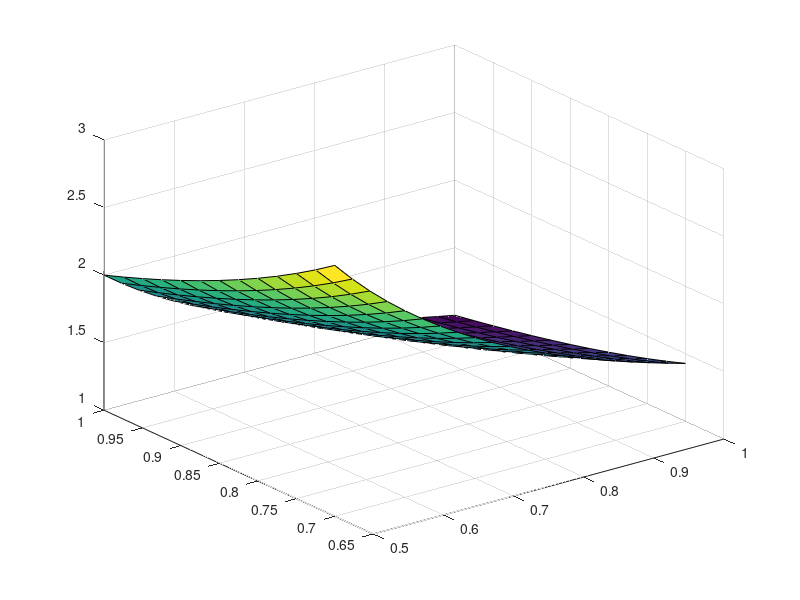

Write the MATLAB code that produced this figure.
mass_factor = (.5 : .025 : 1);
mass = mass_factor * .76 ./ 2.2;
inertia = .5 * mass * (.037 .^ 2);

gear_factor = (.7 : .025 : 1);
gear_ratio = gear_factor * 3600;

a = 1 ./ (gear_factor' * mass_factor);

figure(1)
[x, y] = meshgrid(mass_factor, gear_factor);
surf(x, y, a)